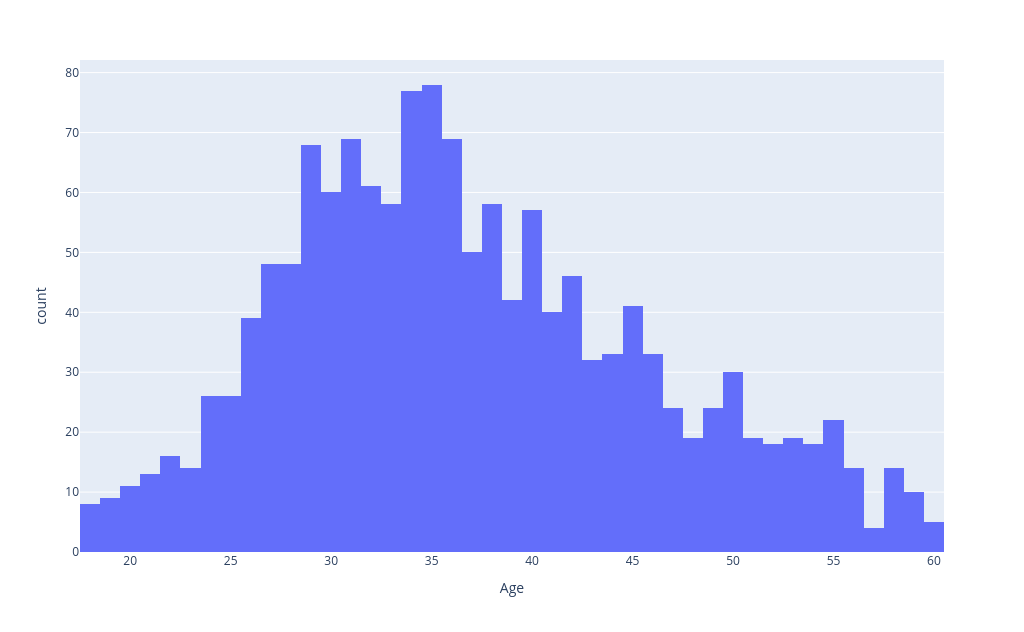

Notebook code cell kept with this figure:
### Markdown cell above
## Who are IBM's employees?

### Code cell
# We'll first focus on very basic questions about age, gender, education level, etc...
# How are the ages distributed?

px.histogram(df, x=df["Age"], width=kWidthPx, height=kHeightPx)

### Figure 1 — Plotly figure (JSON) as saved in the notebook; plotly's stock layout.template omitted (floating-point values rounded to 4 significant figures; data arrays with more than 128 entries replaced by an {"elided": "..."} marker saying what was removed)
{"data": [{"alignmentgroup": "True", "bingroup": "x", "hovertemplate": "Age=%{x}<br>count=%{y}<extra></extra>", "legendgroup": "", "marker": {"color": "#636efa", "pattern": {"shape": ""}}, "name": "", "offsetgroup": "", "orientation": "v", "showlegend": false, "type": "histogram", "x": {"elided": "1470 int values"}, "xaxis": "x", "yaxis": "y"}], "layout": {"barmode": "relative", "height": 632.9, "legend": {"tracegroupgap": 0}, "margin": {"t": 60}, "width": 1024, "xaxis": {"anchor": "y", "domain": [0, 1], "title": {"text": "Age"}}, "yaxis": {"anchor": "x", "domain": [0, 1], "title": {"text": "count"}}}}
